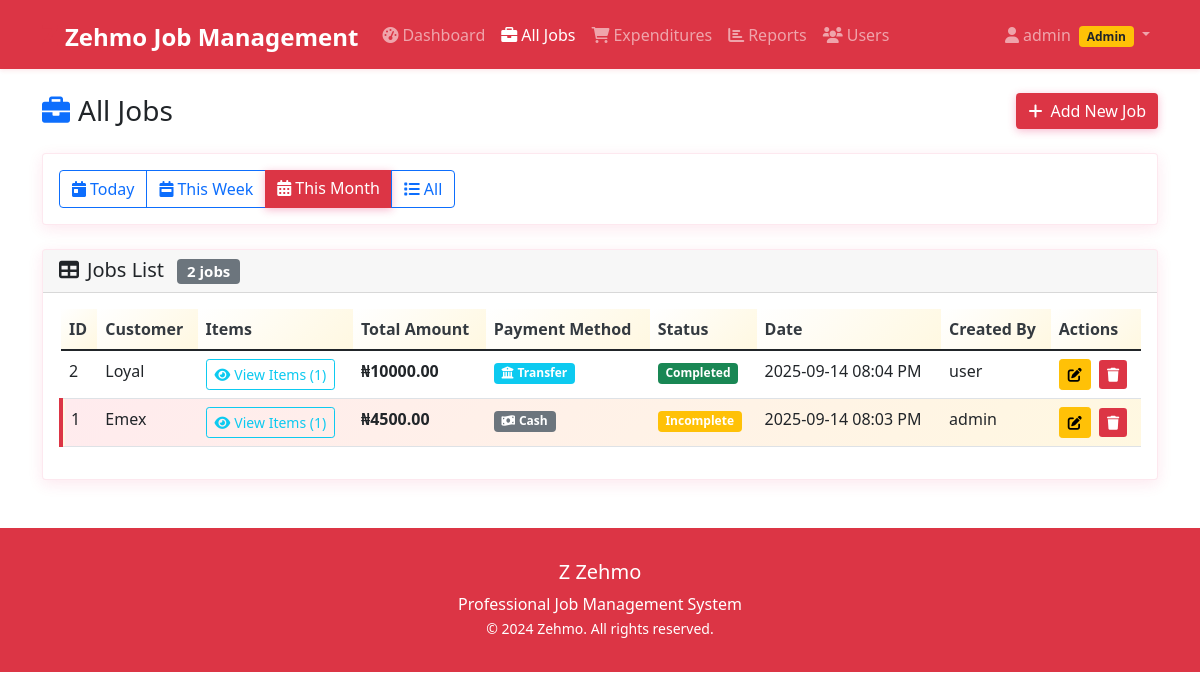
The app's page /jobs?filter=month (signed in) with its own data.
### app.py (models this page shows, shortened)
class User(UserMixin, db.Model):
    __tablename__ = 'users'
    id = db.Column(db.Integer, primary_key=True)
    username = db.Column(db.String(80), unique=True, nullable=False)
    password_hash = db.Column(db.String(120), nullable=False)
    role = db.Column(db.String(20), nullable=False, default='normal')  # 'normal' or 'admin'
    def is_admin(self):
        return self.role == 'admin'

class Job(db.Model):
    __tablename__ = 'jobs'
    id = db.Column(db.Integer, primary_key=True)
    customer_name = db.Column(db.String(100), nullable=False)
    status = db.Column(db.String(20), nullable=False, default='Incomplete')  # 'Completed' or 'Incomplete'
    payment_method = db.Column(db.String(20), nullable=False, default='Cash')  # 'Cash' or 'Transfer'
    date_time = db.Column(db.DateTime, nullable=False, default=datetime.now)
    created_by = db.Column(db.Integer, db.ForeignKey('users.id'), nullable=False)
    items = db.relationship('JobItem', backref='job', lazy=True, cascade='all, delete-orphan')
    creator = db.relationship('User', backref='jobs')
    @property
    def total_amount(self):
        return sum(item.total for item in self.items)

class JobItem(db.Model):
    __tablename__ = 'job_items'
    id = db.Column(db.Integer, primary_key=True)
    job_id = db.Column(db.Integer, db.ForeignKey('jobs.id'), nullable=False)
    description = db.Column(db.String(200), nullable=False)
    quantity = db.Column(db.Integer, nullable=False)
    price = db.Column(db.Float, nullable=False)
    total = db.Column(db.Float, nullable=False)

### routes.py (the view)
@app.route('/jobs')
@login_required
def jobs():
    filter_type = request.args.get('filter', 'today')
    today = datetime.now().date()
    query = Job.query
    if filter_type == 'today':
        query = query.filter(db.func.date(Job.date_time) == today)
    elif filter_type == 'week':
        week_start = today - timedelta(days=today.weekday())
        query = query.filter(db.func.date(Job.date_time) >= week_start)
    elif filter_type == 'month':
        month_start = today.replace(day=1)
        query = query.filter(db.func.date(Job.date_time) >= month_start)
    jobs = query.order_by(Job.date_time.desc()).all()
    return render_template('jobs.html', jobs=jobs, filter_type=filter_type, today=today)

### app.py (called while the page is built)
@login_manager.user_loader
def load_user(user_id):
    return User.query.get(int(user_id))

### templates/jobs.html (shortened to what this page needs)
{% extends "base.html" %}
{% block content %}
<div class="d-flex justify-content-between align-items-center mb-4">
    <h1 class="h3 mb-0">
        <i class="fas fa-briefcase me-2 text-primary"></i>All Jobs
    </h1>
    <button type="button" class="btn btn-primary" data-bs-toggle="modal" data-bs-target="#addJobModal">
        <i class="fas fa-plus me-2"></i>Add New Job
    </button>
</div>
<div class="card mb-4">
    <div class="card-body">
        <div class="btn-group" role="group" aria-label="Filter jobs">
            <a href="{{ url_for('jobs', filter='today') }}" class="btn btn-{{ 'primary' if filter_type == 'today' else 'outline-primary' }}">
                <i class="fas fa-calendar-day me-1"></i>Today
            </a>
            <a href="{{ url_for('jobs', filter='week') }}" class="btn btn-{{ 'primary' if filter_type == 'week' else 'outline-primary' }}">
                <i class="fas fa-calendar-week me-1"></i>This Week
            </a>
            <a href="{{ url_for('jobs', filter='month') }}" class="btn btn-{{ 'primary' if filter_type == 'month' else 'outline-primary' }}">
                <i class="fas fa-calendar-alt me-1"></i>This Month
            </a>
            <a href="{{ url_for('jobs', filter='all') }}" class="btn btn-{{ 'primary' if filter_type == 'all' else 'outline-primary' }}">
                <i class="fas fa-list me-1"></i>All
            </a>
        </div>
    </div>
</div>
<div class="card">
    <div class="card-header">
        <h5 class="card-title mb-0">
            <i class="fas fa-table me-2"></i>Jobs List
            <span class="badge bg-secondary ms-2">{{ jobs|length }} jobs</span>
        </h5>
    </div>
    <div class="card-body">
        {% if jobs %}
            <div class="table-responsive">
                <table class="table table-hover" id="jobsTable">
                    <thead>
                        <tr>
                            <th>ID</th>
                            <th>Customer</th>
                            <th>Items</th>
                            <th>Total Amount</th>
                            <th>Payment Method</th>
                            <th>Status</th>
                            <th>Date</th>
                            <th>Created By</th>
                            {% if current_user.is_admin() %}
                                <th>Actions</th>
                            {% endif %}
                        </tr>
                    </thead>
                    <tbody>
                        {% for job in jobs %}
                            <tr class="{% if job.date_time.date() == today %}today-highlight{% endif %} {% if job.status == 'Incomplete' %}incomplete-job{% endif %}">
                                <td>{{ job.id }}</td>
                                <td>{{ job.customer_name }}</td>
                                <td>
                                    <button type="button" class="btn btn-sm btn-outline-info" data-bs-toggle="collapse" data-bs-target="#items-{{ job.id }}">
                                        <i class="fas fa-eye me-1"></i>View Items ({{ job.items|length }})
                                    </button>
                                </td>
                                <td class="fw-bold">₦{{ "%.2f"|format(job.total_amount) }}</td>
                                <td>
                                    <span class="badge bg-{{ 'info' if job.payment_method == 'Transfer' else 'secondary' }}">
                                        <i class="fas fa-{{ 'university' if job.payment_method == 'Transfer' else 'money-bill-wave' }} me-1"></i>{{ job.payment_method }}
                                    </span>
                                </td>
                                <td>
                                    <span class="badge bg-{{ 'success' if job.status == 'Completed' else 'warning' }}">
                                        {{ job.status }}
                                    </span>
                                </td>
                                <td>{{ job.date_time.strftime('%Y-%m-%d %I:%M %p') }}</td>
                                <td>{{ job.creator.username }}</td>
                                {% if current_user.is_admin() %}
                                    <td>
                                        <button type="button" class="btn btn-sm btn-warning me-1" onclick="editJob({{ job.id }})">
                                            <i class="fas fa-edit"></i>
                                        </button>
                                        <form method="POST" action="{{ url_for('delete_job', job_id=job.id) }}" class="d-inline" onsubmit="return confirmDelete('Are you sure you want to delete this job?')">
                                            <button type="submit" class="btn btn-sm btn-danger">
                                                <i class="fas fa-trash"></i>
                                            </button>
                                        </form>
                                    </td>
                                {% endif %}
                            </tr>
                        {% endfor %}
                    </tbody>
                </table>
            </div>
        {% endif %}
    </div>
</div>
{% endblock %}

### templates/base.html (shortened to what this page needs)
<!DOCTYPE html>
<html lang="en">
<head>
    <link href="https://cdn.jsdelivr.net/npm/bootstrap@5.1.3/dist/css/bootstrap.min.css" rel="stylesheet">
    <link href="https://cdnjs.cloudflare.com/ajax/libs/font-awesome/6.0.0/css/all.min.css" rel="stylesheet">
</head>
<body>
    {% if current_user.is_authenticated %}
    <nav class="navbar navbar-expand-lg navbar-dark navbar-zehmo">
        <div class="container">
            <a class="navbar-brand" href="{{ url_for('dashboard') }}">
                <span class="zehmo-logo">Z</span> Zehmo Job Management
            </a>
            <div class="collapse navbar-collapse" id="navbarNav">
                <ul class="navbar-nav me-auto">
                    <li class="nav-item">
                        <a class="nav-link {{ 'active' if request.endpoint == 'dashboard' }}" href="{{ url_for('dashboard') }}">
                            <i class="fas fa-tachometer-alt me-1"></i>Dashboard
                        </a>
                    </li>
                    <li class="nav-item">
                        <a class="nav-link {{ 'active' if request.endpoint == 'jobs' }}" href="{{ url_for('jobs') }}">
                            <i class="fas fa-briefcase me-1"></i>All Jobs
                        </a>
                    </li>
                    <li class="nav-item">
                        <a class="nav-link {{ 'active' if request.endpoint == 'expenditures' }}" href="{{ url_for('expenditures') }}">
                            <i class="fas fa-shopping-cart me-1"></i>Expenditures
                        </a>
                    </li>
                    <li class="nav-item">
                        <a class="nav-link {{ 'active' if request.endpoint == 'reports' }}" href="{{ url_for('reports') }}">
                            <i class="fas fa-chart-bar me-1"></i>Reports
                        </a>
                    </li>
                    {% if current_user.is_admin() %}
                    <li class="nav-item">
                        <a class="nav-link {{ 'active' if request.endpoint == 'users' }}" href="{{ url_for('users') }}">
                            <i class="fas fa-users me-1"></i>Users
                        </a>
                    </li>
                    {% endif %}
                </ul>
                <ul class="navbar-nav">
                    <li class="nav-item dropdown">
                        <a class="nav-link dropdown-toggle" href="#" id="navbarDropdown" role="button" data-bs-toggle="dropdown">
                            <i class="fas fa-user me-1"></i>{{ current_user.username }}
                            {% if current_user.is_admin() %}
                                <span class="badge bg-warning text-dark ms-1">Admin</span>
                            {% endif %}
                        </a>
                    </li>
                </ul>
            </div>
        </div>
    </nav>
    {% endif %}
    <main class="container mt-4">
        {% block content %}{% endblock %}
    </main>
    <footer class="footer-zehmo text-center">
        <div class="container">
            <div class="row">
                <div class="col-md-12">
                    <h5><span class="zehmo-logo">Z</span> Zehmo</h5>
                    <p class="mb-0">Professional Job Management System</p>
                    <small>&copy; 2024 Zehmo. All rights reserved.</small>
                </div>
            </div>
        </div>
    </footer>
</body>
</html>

### templates/base.html (style rules this page uses)
:root { --zehmo-primary: #dc3545; --zehmo-secondary: #dc3545; --zehmo-accent: #dc3545; --zehmo-purple: #dc3545; --zehmo-gradient: #dc3545; --zehmo-gradient-alt: #dc3545; --zehmo-light: #ffffff; --zehmo-dark: #343a40; }
.navbar-zehmo { background: var(--zehmo-primary) !important; box-shadow: 0 2px 4px rgba(220, 53, 69, 0.1); }
.navbar-brand { font-weight: bold; font-size: 1.5rem; color: white !important; }
.navbar-brand .zehmo-logo { background: var(--zehmo-gradient); -webkit-background-clip: text; -webkit-text-fill-color: transparent; background-clip: text; font-weight: 900; font-size: 1.8rem; }
.incomplete-job { background: linear-gradient(135deg, #FFEBEE, #FFF8E1) !important; border-left: 4px solid var(--zehmo-secondary) !important; }
.card { box-shadow: 0 4px 15px rgba(233, 30, 99, 0.1); border: 1px solid rgba(233, 30, 99, 0.1); transition: all 0.3s ease; }
.btn-primary { background: var(--zehmo-gradient); border: none; box-shadow: 0 2px 8px rgba(233, 30, 99, 0.3); }
.btn-danger { background: linear-gradient(135deg, var(--zehmo-primary), var(--zehmo-secondary)); border: none; }
.table th { background: linear-gradient(135deg, var(--zehmo-light), #FFF8E1); border-top: none; color: var(--zehmo-dark); font-weight: 600; }
.footer-zehmo { background: var(--zehmo-gradient); color: white; padding: 2rem 0; margin-top: 3rem; }

### records on screen
User: username "admin"
Job: id "2", customer_name "Loyal", items|length "1", payment_method "Transfer", status "Completed", date_time "2025-09-14 08:04 PM", creator.username "user"
JobItem: total_amount "10000.00"
Job: id "1", customer_name "Emex", items|length "1", payment_method "Cash", status "Incomplete", date_time "2025-09-14 08:03 PM", creator.username "admin"
JobItem: total_amount "4500.00"

### other values on screen
{{ jobs|length }} "2"
